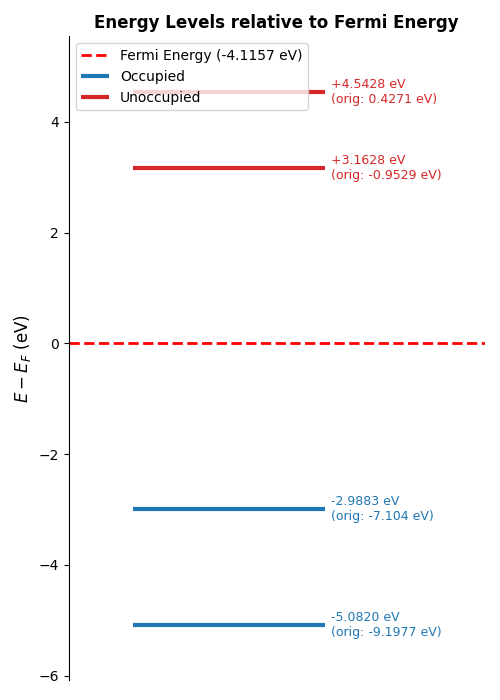

Recreate this plot in Python.
#!/usr/bin/env python3
# -*- coding: utf-8 -*-

"""
Title: wf_energy.py
Description: <Description on this script>
Author: Takeru Nakashima
Date: 2026-06-26

Copyright (c) 2026-06-26 <Takeru Nakashima>. All rights reserved.
"""

import numpy
import matplotlib.pyplot as plt
import argparse
import logging

# Configure logging
# logging.basicConfig(level=logging.INFO, format='%(asctime)s - %(levelname)s - %(message)s')
import matplotlib.pyplot as plt

# 1. データの定義
eigenvalues = [-9.1977, -7.1040, -0.9529, 0.4271]
fermi_energy = -4.1157

# 2. フェルミエネルギーを基準(0 eV)にシフト
# (物理学・化学の慣習に合わせて、E - E_F を計算します)
shifted_eigenvalues = [e - fermi_energy for e in eigenvalues]
shifted_fermi = 0.0

# 3. グラフのプロット設定
fig, ax = plt.subplots(figsize=(5, 7))

# フェルミ準位の破線を描画
ax.axhline(y=shifted_fermi, color='red', linestyle='--', linewidth=2, label=f'Fermi Energy ({fermi_energy} eV)')

# 各エネルギー準位を横線（レベル）として描画
for i, energy in enumerate(shifted_eigenvalues):
    # フェルミ準位より下は青（占有）、上は赤（非占有）
    if energy < 0:
        color = '#1f77b4'  # 青
        label = 'Occupied' if i == 0 else "" # 凡例の重複を避ける
    else:
        color = '#d62728'  # 赤
        label = 'Unoccupied' if i == 2 else "" # 4つの値のうち3番目(-0.9529はシフト後正になる)
        
    ax.hlines(y=energy, xmin=0.2, xmax=0.8, color=color, linewidth=3, label=label)
    # 値のテキストラベルを追加（元のeV値も併記）
    ax.text(0.82, energy, f"{energy:+.4f} eV\n(orig: {eigenvalues[i]} eV)", 
            va='center', ha='left', fontsize=9, color=color)

# 4. グラフの装飾
ax.set_title('Energy Levels relative to Fermi Energy', fontsize=12, fontweight='bold')
ax.set_ylabel('$E - E_F$ (eV)', fontsize=12)
ax.set_xlim(0, 1.3)  # 横軸の範囲（テキストが収まるように調整）
ax.set_ylim(min(shifted_eigenvalues) - 1, max(shifted_eigenvalues) + 1) # 縦軸の範囲

# 不要な横軸の目盛りを消す
ax.set_xticks([])
ax.spines['top'].set_visible(False)
ax.spines['right'].set_visible(False)
ax.spines['bottom'].set_visible(False)

# 凡例の表示（重複を整理）
handles, labels = ax.get_legend_handles_labels()
by_label = dict(zip(labels, handles))
ax.legend(by_label.values(), by_label.keys(), loc='upper left')

plt.tight_layout()
plt.show()
